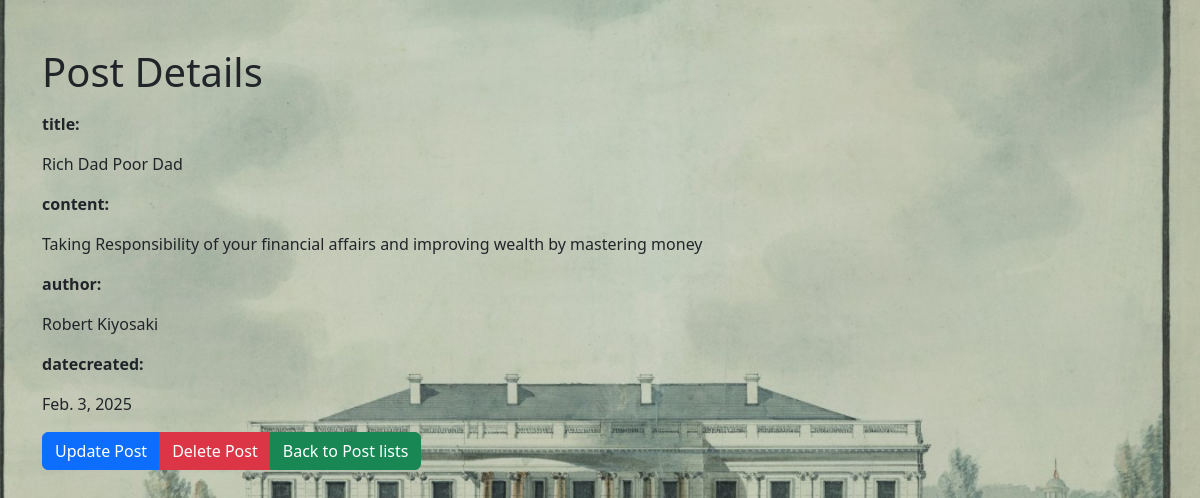
Page /detail/5/ on the committed database.
### blog/models.py (models this page shows, shortened)
class Post(models.Model):
    title = models.CharField(max_length=200)
    content = models.TextField()
    author = models.CharField(max_length=100)
    date_created = models.DateField()

### blog/views.py (the view)
# urls.py: path('detail/<int:id>/',post_detail, name ='detail'),
def post_detail(request, id):
    post = get_object_or_404(Post, id=id)
    return render(request, 'blog/post_detail.html', {'post': post})

### blog/templates/blog/post_detail.html (shortened to what this page needs)
<!DOCTYPE html>
<html lang="en">
<head>
    {% load static %}
    <link rel="stylesheet" href="https://cdnjs.cloudflare.com/ajax/libs/bootstrap/5.3.3/css/bootstrap.min.css" />
</head>
<body>
    <div class="container mt-5">
        <h1>Post Details</h1>
        <div>
            <p><p class="fw-bold">title:</p>{{post.title}}</p>
            <p><p class="fw-bold">content:</p>{{post.content}}</p>
            <p><p class="fw-bold">author:</p>{{post.author}}</p>
            <p><p class="fw-bold">datecreated:</p>{{post.date_created}}</p>
        </div>
        <div class="btn-group">
            <a href="{% url 'update' post.id %}" class="btn btn-primary">Update Post</a>
            <a href="{% url 'delete' post.id %}" class="btn btn-danger">Delete Post</a>
            <a href="{% url 'list' %}" class="btn btn-success">Back to Post lists</a>
        </div>
    </div>
</body>
</html>

### rows in the picture
Post: title "Rich Dad Poor Dad", content "Taking Responsibility of your financial affairs and improving wealth by mastering money", author "Robert Kiyosaki", date_created "Feb. 3, 2025"
